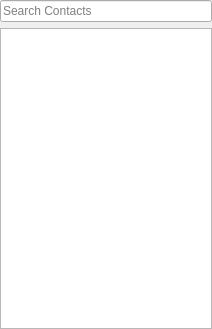
<?xml version="1.0" encoding="UTF-8"?>
<ui version="4.0">
 <class>ReceiversWidgetClass</class>
 <widget class="QWidget" name="ReceiversWidgetClass">
  <property name="geometry">
   <rect>
    <x>0</x>
    <y>0</y>
    <width>212</width>
    <height>329</height>
   </rect>
  </property>
  <layout class="QVBoxLayout" name="verticalLayout">
   <property name="margin">
    <number>0</number>
   </property>
   <item>
    <widget class="SearchLineEdit" name="sleSearch">
     <property name="placeholderText">
      <string>Search Contacts</string>
     </property>
    </widget>
   </item>
   <item>
    <widget class="QTreeView" name="trvReceivers">
     <property name="contextMenuPolicy">
      <enum>Qt::CustomContextMenu</enum>
     </property>
     <property name="editTriggers">
      <set>QAbstractItemView::NoEditTriggers</set>
     </property>
     <property name="selectionMode">
      <enum>QAbstractItemView::ExtendedSelection</enum>
     </property>
     <property name="indentation">
      <number>10</number>
     </property>
     <property name="rootIsDecorated">
      <bool>false</bool>
     </property>
     <property name="allColumnsShowFocus">
      <bool>true</bool>
     </property>
     <attribute name="headerVisible">
      <bool>false</bool>
     </attribute>
    </widget>
   </item>
  </layout>
 </widget>
 <layoutdefault spacing="6" margin="11"/>
 <customwidgets>
  <customwidget>
   <class>SearchLineEdit</class>
   <extends>QLineEdit</extends>
   <header location="global">utils/searchlineedit.h</header>
  </customwidget>
 </customwidgets>
 <resources/>
 <connections/>
</ui>
